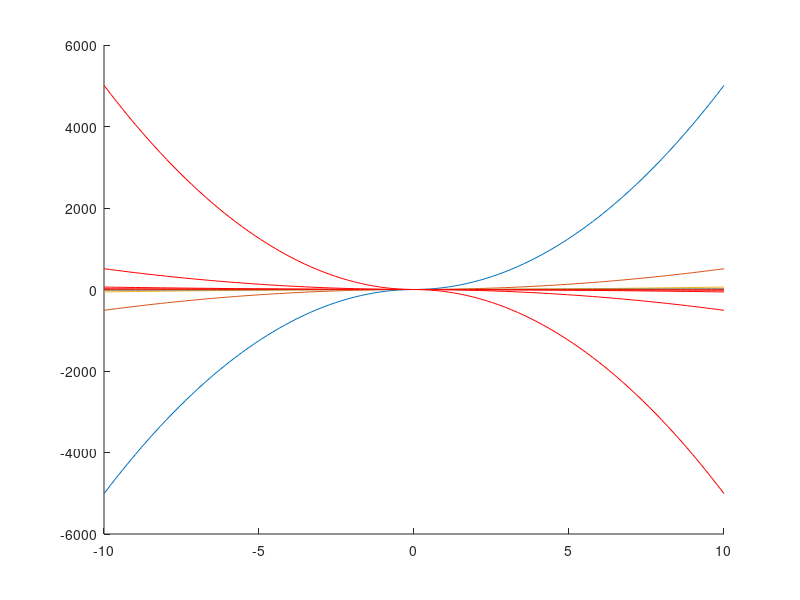

This chart was generated by the following MATLAB code:

x=linspace(-10,10,100);
a = [.01,.1,1,10, 10e6];
figure(10)
for jj=1:length(a)
    c1 = x+sign(x).*(x.^2/(2*a(jj)));
    hold on; plot(x, c1)
    hold on; plot(x,-c1, 'r')
end